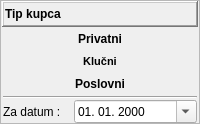
          <widget class="QFrame" name="fraTipKupca">
           <property name="sizePolicy">
            <sizepolicy hsizetype="Preferred" vsizetype="Maximum">
             <horstretch>0</horstretch>
             <verstretch>0</verstretch>
            </sizepolicy>
           </property>
           <property name="frameShape">
            <enum>QFrame::StyledPanel</enum>
           </property>
           <property name="frameShadow">
            <enum>QFrame::Raised</enum>
           </property>
           <layout class="QVBoxLayout" name="verticalLayout_4">
            <property name="spacing">
             <number>1</number>
            </property>
            <property name="leftMargin">
             <number>1</number>
            </property>
            <property name="topMargin">
             <number>0</number>
            </property>
            <property name="rightMargin">
             <number>1</number>
            </property>
            <property name="bottomMargin">
             <number>0</number>
            </property>
            <item>
             <widget class="QFrame" name="fraTipKupcaTitle">
              <property name="sizePolicy">
               <sizepolicy hsizetype="Preferred" vsizetype="Maximum">
                <horstretch>0</horstretch>
                <verstretch>0</verstretch>
               </sizepolicy>
              </property>
              <property name="frameShape">
               <enum>QFrame::WinPanel</enum>
              </property>
              <property name="frameShadow">
               <enum>QFrame::Raised</enum>
              </property>
              <layout class="QHBoxLayout" name="horizontalLayout_3">
               <property name="spacing">
                <number>1</number>
               </property>
               <property name="leftMargin">
                <number>1</number>
               </property>
               <property name="topMargin">
                <number>0</number>
               </property>
               <property name="rightMargin">
                <number>1</number>
               </property>
               <property name="bottomMargin">
                <number>0</number>
               </property>
               <item>
                <widget class="QLabel" name="lblTipKupcaTitle">
                 <property name="font">
                  <font>
                   <weight>75</weight>
                   <bold>true</bold>
                  </font>
                 </property>
                 <property name="text">
                  <string>Tip kupca</string>
                 </property>
                </widget>
               </item>
               <item>
                <widget class="QPushButton" name="pushButton">
                 <property name="sizePolicy">
                  <sizepolicy hsizetype="Maximum" vsizetype="Fixed">
                   <horstretch>0</horstretch>
                   <verstretch>0</verstretch>
                  </sizepolicy>
                 </property>
                 <property name="text">
                  <string/>
                 </property>
                 <property name="icon">
                  <iconset resource="../../resources/DonatForm.qrc">
                   <normaloff>:/InDonat/Forms/images/ig_menuGreenUp.gif</normaloff>:/InDonat/Forms/images/ig_menuGreenUp.gif</iconset>
                 </property>
                 <property name="iconSize">
                  <size>
                   <width>16</width>
                   <height>24</height>
                  </size>
                 </property>
                 <property name="flat">
                  <bool>true</bool>
                 </property>
                </widget>
               </item>
              </layout>
             </widget>
            </item>
            <item>
             <widget class="QFrame" name="fraTipKupcaButtons">
              <property name="sizePolicy">
               <sizepolicy hsizetype="Preferred" vsizetype="Maximum">
                <horstretch>0</horstretch>
                <verstretch>0</verstretch>
               </sizepolicy>
              </property>
              <property name="frameShape">
               <enum>QFrame::NoFrame</enum>
              </property>
              <property name="frameShadow">
               <enum>QFrame::Raised</enum>
              </property>
              <layout class="QVBoxLayout" name="verticalLayout_5">
               <property name="spacing">
                <number>1</number>
               </property>
               <property name="leftMargin">
                <number>1</number>
               </property>
               <property name="topMargin">
                <number>0</number>
               </property>
               <property name="rightMargin">
                <number>1</number>
               </property>
               <property name="bottomMargin">
                <number>0</number>
               </property>
               <item>
                <widget class="QPushButton" name="btnPrivatniKupci">
                 <property name="font">
                  <font>
                   <weight>75</weight>
                   <bold>true</bold>
                  </font>
                 </property>
                 <property name="cursor">
                  <cursorShape>PointingHandCursor</cursorShape>
                 </property>
                 <property name="text">
                  <string>Privatni</string>
                 </property>
                 <property name="autoExclusive">
                  <bool>true</bool>
                 </property>
                 <property name="flat">
                  <bool>true</bool>
                 </property>
                </widget>
               </item>
               <item>
                <widget class="QPushButton" name="btnKlucniKupci">
                 <property name="font">
                  <font>
                   <pointsize>8</pointsize>
                   <weight>75</weight>
                   <bold>true</bold>
                  </font>
                 </property>
                 <property name="cursor">
                  <cursorShape>PointingHandCursor</cursorShape>
                 </property>
                 <property name="text">
                  <string>Klučni</string>
                 </property>
                 <property name="icon">
                  <iconset resource="../../resources/DonatForm.qrc">
                   <normaloff>:/InDonat/Forms/images/OK.gif</normaloff>:/InDonat/Forms/images/OK.gif</iconset>
                 </property>
                 <property name="autoExclusive">
                  <bool>true</bool>
                 </property>
                 <property name="flat">
                  <bool>true</bool>
                 </property>
                </widget>
               </item>
               <item>
                <widget class="QPushButton" name="btnPoslovniKupci">
                 <property name="font">
                  <font>
                   <weight>75</weight>
                   <bold>true</bold>
                  </font>
                 </property>
                 <property name="cursor">
                  <cursorShape>PointingHandCursor</cursorShape>
                 </property>
                 <property name="text">
                  <string>Poslovni</string>
                 </property>
                 <property name="autoExclusive">
                  <bool>true</bool>
                 </property>
                 <property name="flat">
                  <bool>true</bool>
                 </property>
                </widget>
               </item>
               <item>
                <widget class="Line" name="line">
                 <property name="orientation">
                  <enum>Qt::Horizontal</enum>
                 </property>
                </widget>
               </item>
              </layout>
             </widget>
            </item>
            <item>
             <widget class="QFrame" name="fraZaDatum">
              <property name="sizePolicy">
               <sizepolicy hsizetype="Preferred" vsizetype="Maximum">
                <horstretch>0</horstretch>
                <verstretch>0</verstretch>
               </sizepolicy>
              </property>
              <property name="frameShape">
               <enum>QFrame::NoFrame</enum>
              </property>
              <property name="frameShadow">
               <enum>QFrame::Raised</enum>
              </property>
              <layout class="QHBoxLayout" name="horizontalLayout_4">
               <property name="spacing">
                <number>1</number>
               </property>
               <property name="leftMargin">
                <number>1</number>
               </property>
               <property name="topMargin">
                <number>0</number>
               </property>
               <property name="rightMargin">
                <number>1</number>
               </property>
               <property name="bottomMargin">
                <number>0</number>
               </property>
               <item>
                <widget class="QLabel" name="lblDatumTitle">
                 <property name="minimumSize">
                  <size>
                   <width>70</width>
                   <height>0</height>
                  </size>
                 </property>
                 <property name="maximumSize">
                  <size>
                   <width>70</width>
                   <height>16777215</height>
                  </size>
                 </property>
                 <property name="text">
                  <string>Za datum :</string>
                 </property>
                </widget>
               </item>
               <item>
                <widget class="QDateEdit" name="dateZaDatum">
                 <property name="displayFormat">
                  <string>dd. MM. yyyy</string>
                 </property>
                 <property name="calendarPopup">
                  <bool>true</bool>
                 </property>
                </widget>
               </item>
              </layout>
             </widget>
            </item>
           </layout>
          </widget>
